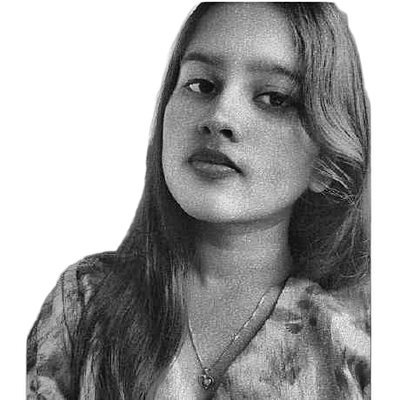
#> input picture assets/prepped_portrait.png, 400 x 400 px, found by its file name
$ python render_ascii.py
#> lines starting #> are read from the running program, lines starting #| are printed output that depends on the picture
#!/usr/bin/env python3
"""
render_ascii.py
Converts a preprocessed portrait into an animated monochrome ASCII SVG.
Features:
- Density ramp brightness mapping
- Row-by-row typewriter wipe animation (CSS keyframes + SMIL fallback)
- Single light-gray fill (#c9d1d9) on terminal dark theme
- Print-once-and-freeze (no looping)
- Fixed dimensions: width 380px, height 490px (matching info-card.svg)
"""

import argparse
import html
import os
import sys
import numpy as np
from PIL import Image

# Ramp from light to dense:
# Inverted: 255 (white bg) -> ' ', 0 (dark subject) -> dense chars
RAMP = " .'`^\",:;Il!i><~+_-?][}{1)(|\\/tfjrxnuvczXYUJCLQ0OZmwqpdbkhao*#MW&8%B@$"

def image_to_ascii(img: Image.Image, num_cols: int = 50, invert: bool = True) -> list[str]:
    # Aspect ratio adjustment: monospace font height is roughly 1.7x width
    char_aspect = 0.58
    w, h = img.size

    # Target rows between 34 and 38 to fill the 490px height
    target_rows = 36
    num_rows = target_rows
    num_cols = int((w / h) * (num_rows / char_aspect))
    if num_cols < 44:
        num_cols = 44
    elif num_cols > 54:
        num_cols = 54

    resized = img.resize((num_cols, num_rows), Image.Resampling.LANCZOS)
    gray = resized.convert("L")
    pixels = np.array(gray)

    ramp_chars = list(RAMP)
    ramp_len = len(ramp_chars)

    lines = []
    for row in pixels:
        line_chars = []
        for val in row:
            if invert:
                # White (255) -> 0 index (space), Dark (0) -> max index (@)
                idx = int(((255 - val) / 255.0) * (ramp_len - 1))
            else:
                idx = int((val / 255.0) * (ramp_len - 1))
            line_chars.append(ramp_chars[idx])
        lines.append("".join(line_chars))

    return lines

def generate_ascii_svg(lines: list[str], output_width=380, output_height=490) -> str:
    num_rows = len(lines)

    # Coordinates layout - nicely centered between top bar (32px) and bottom (475px)
    top_bar_height = 32
    margin_bottom = 20
    avail_height = output_height - top_bar_height - margin_bottom

    line_height = avail_height / (num_rows + 1)
    font_size = min(line_height * 0.78, 8.5)
    content_top = top_bar_height + (avail_height - (num_rows * line_height)) / 2 + 10

    # Stagger delay per row: 28ms per row gives a snappy, fluid typewriter wipe
    row_delay_ms = 28

    rows_xml = []
    for i, line in enumerate(lines):
        y = content_top + (i + 1) * line_height
        delay_sec = (i * row_delay_ms) / 1000.0
        escaped_text = html.escape(line)

        # Dual-layer animation: CSS keyframes + SMIL <animate> tag
        row_str = (
            f'<text x="{output_width / 2:.1f}" y="{y:.1f}" text-anchor="middle" '
            f'class="ascii-row" style="animation-delay: {int(i * row_delay_ms)}ms;" xml:space="preserve">'
            f'{escaped_text}'
            f'<animate attributeName="opacity" from="0" to="1" dur="0.05s" begin="{delay_sec:.3f}s" fill="freeze" />'
            f'</text>'
        )
        rows_xml.append(row_str)

    svg_content = f"""<svg xmlns="http://www.w3.org/2000/svg" viewBox="0 0 {output_width} {output_height}" width="{output_width}" height="{output_height}">
  <defs>
    <linearGradient id="aviBgGrad" x1="0%" y1="0%" x2="100%" y2="100%">
      <stop offset="0%" stop-color="#0d1117" />
      <stop offset="100%" stop-color="#161b22" />
    </linearGradient>
  </defs>

  <style>
    .terminal-bg {{
      fill: url(#aviBgGrad);
      stroke: #30363d;
      stroke-width: 1;
      rx: 8px;
    }}
    .term-prompt {{
      font-family: "Fira Code", "Courier New", monospace;
      font-size: 11.5px;
      font-weight: 600;
    }}

    /* Typewriter row-by-row wipe animation (runs once, freezes) */
    @keyframes typeWipe {{
      0% {{
        opacity: 0;
        transform: translateY(2px);
      }}
      100% {{
        opacity: 1;
        transform: translateY(0);
      }}
    }}

    .ascii-row {{
      font-family: "Fira Code", "SFMono-Regular", Consolas, "Courier New", monospace;
      font-size: {font_size:.1f}px;
      letter-spacing: 1.4px;
      fill: #c9d1d9;
      opacity: 0;
      animation: typeWipe 0.08s ease-out forwards;
      will-change: opacity, transform;
    }}
  </style>

  <!-- Container Box -->
  <rect x="0.5" y="0.5" width="{output_width - 1}" height="{output_height - 1}" rx="8" class="terminal-bg" />

  <!-- Terminal Window Top Bar -->
  <path d="M 0.5 8 A 7.5 7.5 0 0 1 8 0.5 L {output_width - 8} 0.5 A 7.5 7.5 0 0 1 {output_width - 0.5} 8 L {output_width - 0.5} 32 L 0.5 32 Z" fill="#161b22" stroke="#30363d" stroke-width="1" />

  <!-- Window Control Buttons -->
  <circle cx="18" cy="16" r="5" fill="#ff5f56" />
  <circle cx="34" cy="16" r="5" fill="#ffbd2e" />
  <circle cx="50" cy="16" r="5" fill="#27c93f" />

  <!-- Terminal Prompt Command -->
  <text x="72" y="20" class="term-prompt">
    <tspan fill="#39d353">pallavi@DESKTOP</tspan><tspan fill="#8b949e">:</tspan><tspan fill="#58a6ff">~</tspan><tspan fill="#e6edf3">$ cat avatar.txt</tspan>
  </text>

  <!-- ASCII Lines -->
  <g id="ascii-art">
    {"".join(rows_xml)}
  </g>
</svg>"""
    return svg_content

def main():
    parser = argparse.ArgumentParser(description="Render ASCII portrait to animated SVG")
    parser.add_argument("--input", default="assets/prepped_portrait.png", help="Path to input image")
    parser.add_argument("--fallback", default="assets/input_photo.png", help="Fallback input image")
    parser.add_argument("--output", default="assets/avi-ascii.svg", help="Path to output SVG")
    parser.add_argument("--cols", type=int, default=48, help="Number of ASCII character columns")
    parser.add_argument("--no-invert", action="store_true", help="Disable brightness inversion")
    args = parser.parse_args()

    input_file = args.input
    if not os.path.exists(input_file):
        if os.path.exists(args.fallback):
            input_file = args.fallback
        else:
            print(f"Error: Neither {args.input} nor {args.fallback} found.", file=sys.stderr)
            sys.exit(1)

    print(f"Loading image from {input_file}...")
    img = Image.open(input_file)
#> img is the input picture: PIL image 400x400 L; min 0, max 255, mean 161.4
    lines = image_to_ascii(img, num_cols=args.cols, invert=not args.no_invert)
#> in image_to_ascii, `resized = img.resize((num_cols, num_rows), Image.Resampling.LANCZOS)`:
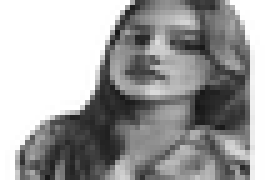
#> resized: PIL image 54x36 L (shown 5 times larger); min 20, max 255, mean 161
#> the loop in image_to_ascii, `for row in pixels:` made 36 passes
#> after the loop in image_to_ascii, `for row in pixels:`: lines = 36 items
#> lines = 36 items
    print(f"Generated {len(lines)} rows of ASCII.")
#| Generated 36 rows of ASCII.

    svg = generate_ascii_svg(lines)
#> in generate_ascii_svg, `num_rows = len(lines)`: num_rows = 36
#> in generate_ascii_svg, `line_height = avail_height / (num_rows + 1)`: line_height = 11.84
#> in generate_ascii_svg, `font_size = min(line_height * 0.78, 8.5)`: font_size = 8.5
#> in generate_ascii_svg, `content_top = top_bar_height + (avail_height - (num_rows * line_height..`: content_top = 47.92
#> the loop in generate_ascii_svg, `for i, line in enumerate(lines):` made 36 passes
#> (y, delay_sec) on passes 1 to 12: (59.76, 0), (71.59, 0.028), (83.43, 0.056), (95.27, 0.084), (107.1, 0.112), (118.9, 0.14), (130.8, 0.168), (142.6, 0.196), (154.5, 0.224), (166.3, 0.252), (178.1, 0.28), (190, 0.308)
#> after the loop in generate_ascii_svg, `for i, line in enumerate(lines):`: rows_xml = 36 items

    os.makedirs(os.path.dirname(os.path.abspath(args.output)), exist_ok=True)
    with open(args.output, "w", encoding="utf-8") as f:
        f.write(svg)

    print(f"Successfully generated {args.output} (380x490)")

if __name__ == "__main__":
    main()
